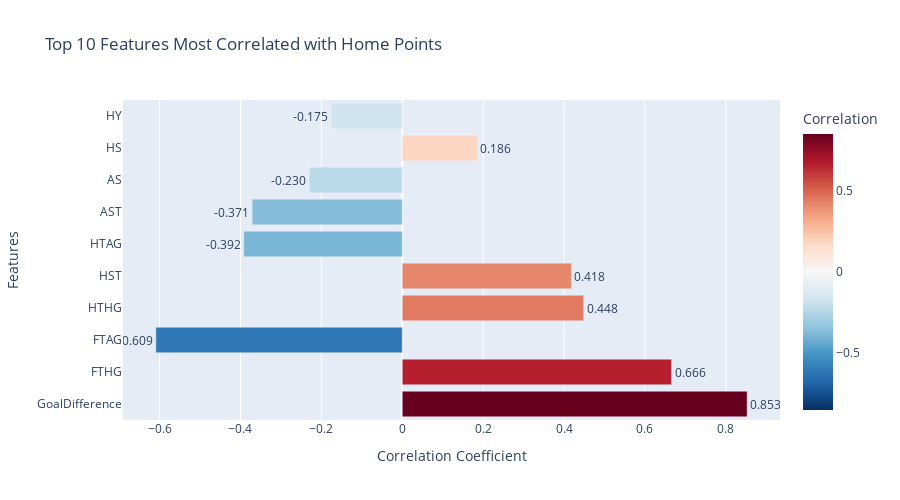

Write notebook code for a chart like this one.
### Code cell
# First, create the correlation matrix for numerical columns
numerical_cols = ['FTHG', 'FTAG', 'HTHG', 'HTAG', 'HS', 'AS', 'HST', 'AST', 
                  'HF', 'AF', 'HC', 'AC', 'HY', 'AY', 'HR', 'AR', 
                  'TotalGoals', 'GoalDifference', 'HomePoints']

correlation_matrix = df[numerical_cols].corr()

# Create a dictionary to explain abbreviations
abbreviation_explanations = {
    'FTHG': 'Full Time Home Goals',
    'FTAG': 'Full Time Away Goals', 
    'HTHG': 'Half Time Home Goals',
    'HTAG': 'Half Time Away Goals',
    'HS': 'Home Shots',
    'AS': 'Away Shots',
    'HST': 'Home Shots on Target',
    'AST': 'Away Shots on Target',
    'HF': 'Home Fouls',
    'AF': 'Away Fouls',
    'HC': 'Home Corners',
    'AC': 'Away Corners',
    'HY': 'Home Yellow Cards',
    'AY': 'Away Yellow Cards',
    'HR': 'Home Red Cards',
    'AR': 'Away Red Cards',
    'TotalGoals': 'Total Goals in Match',
    'GoalDifference': 'Home Goals - Away Goals',
    'HomePoints': 'Points Earned by Home Team'
}

# Extract correlations with HomePoints
homepoints_corr = correlation_matrix['HomePoints'].drop('HomePoints')
homepoints_corr_sorted = homepoints_corr.abs().sort_values(ascending=False)

# Get top 10 most correlated features
top_correlations = homepoints_corr_sorted.head(10)
top_corr_values = homepoints_corr[top_correlations.index]

# Create hover text with explanations
hover_text = [f"{abbreviation_explanations.get(feature, feature)}<br>Correlation: {corr:.3f}" 
              for feature, corr in top_corr_values.items()]

# Create bar chart with enhanced hover information
fig_homepoints = px.bar(
    x=top_corr_values.values,
    y=top_corr_values.index,
    orientation='h',
    title='Top 10 Features Most Correlated with Home Points',
    labels={'x': 'Correlation Coefficient', 'y': 'Features'},
    color=top_corr_values.values,
    color_continuous_scale='RdBu_r',
    color_continuous_midpoint=0,
    hover_name=[abbreviation_explanations.get(feature, feature) for feature in top_corr_values.index]
)

# Update hover template for better formatting
fig_homepoints.update_traces(
    text=[f'{val:.3f}' for val in top_corr_values.values],
    textposition='outside',
    hovertemplate='<b>%{hovertext}</b><br>' +
                  'Correlation: %{x:.3f}<br>' +
                  '<extra></extra>',
    hovertext=hover_text
)

fig_homepoints.update_layout(
    height=500,
    showlegend=False,
    coloraxis_showscale=True,
    coloraxis_colorbar_title="Correlation"
)

fig_homepoints.show()

### Figure 1 — Plotly figure (JSON) as saved in the notebook; plotly's stock layout.template omitted (floating-point values rounded to 4 significant figures)
{"data": [{"hovertemplate": "<b>%{hovertext}</b><br>Correlation: %{x:.3f}<br><extra></extra>", "hovertext": ["Home Goals - Away Goals<br>Correlation: 0.853", "Full Time Home Goals<br>Correlation: 0.666", "Full Time Away Goals<br>Correlation: -0.609", "Half Time Home Goals<br>Correlation: 0.448", "Home Shots on Target<br>Correlation: 0.418", "Half Time Away Goals<br>Correlation: -0.392", "Away Shots on Target<br>Correlation: -0.371", "Away Shots<br>Correlation: -0.230", "Home Shots<br>Correlation: 0.186", "Home Yellow Cards<br>Correlation: -0.175"], "legendgroup": "", "marker": {"color": [0.8528, 0.6659, -0.6092, 0.4484, 0.4182, -0.392, -0.3712, -0.23, 0.1857, -0.1755], "coloraxis": "coloraxis", "pattern": {"shape": ""}}, "name": "", "orientation": "h", "showlegend": false, "text": ["0.853", "0.666", "-0.609", "0.448", "0.418", "-0.392", "-0.371", "-0.230", "0.186", "-0.175"], "textposition": "outside", "type": "bar", "x": [0.8528, 0.6659, -0.6092, 0.4484, 0.4182, -0.392, -0.3712, -0.23, 0.1857, -0.1755], "xaxis": "x", "y": ["GoalDifference", "FTHG", "FTAG", "HTHG", "HST", "HTAG", "AST", "AS", "HS", "HY"], "yaxis": "y"}], "layout": {"barmode": "relative", "coloraxis": {"cmid": 0, "colorbar": {"title": {"text": "Correlation"}}, "colorscale": [[0, "rgb(5,48,97)"], [0.1, "rgb(33,102,172)"], [0.2, "rgb(67,147,195)"], [0.3, "rgb(146,197,222)"], [0.4, "rgb(209,229,240)"], [0.5, "rgb(247,247,247)"], [0.6, "rgb(253,219,199)"], [0.7, "rgb(244,165,130)"], [0.8, "rgb(214,96,77)"], [0.9, "rgb(178,24,43)"], [1, "rgb(103,0,31)"]], "showscale": true}, "height": 500, "legend": {"tracegroupgap": 0}, "showlegend": false, "title": {"text": "Top 10 Features Most Correlated with Home Points"}, "xaxis": {"anchor": "y", "domain": [0, 1], "title": {"text": "Correlation Coefficient"}}, "yaxis": {"anchor": "x", "domain": [0, 1], "title": {"text": "Features"}}}}
